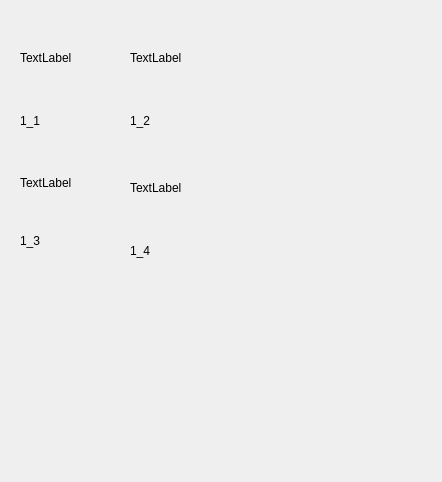
<?xml version="1.0" encoding="UTF-8"?>
<ui version="4.0">
 <class>page_1</class>
 <widget class="QWidget" name="page_1">
  <property name="geometry">
   <rect>
    <x>0</x>
    <y>0</y>
    <width>442</width>
    <height>482</height>
   </rect>
  </property>
  <property name="windowTitle">
   <string>Form</string>
  </property>
  <widget class="QWidget" name="bone1_1" native="true">
   <property name="geometry">
    <rect>
     <x>20</x>
     <y>10</y>
     <width>81</width>
     <height>121</height>
    </rect>
   </property>
   <layout class="QVBoxLayout" name="verticalLayout">
    <item>
     <widget class="QLabel" name="label">
      <property name="text">
       <string>TextLabel</string>
      </property>
     </widget>
    </item>
    <item>
     <widget class="QLabel" name="label_2">
      <property name="maximumSize">
       <size>
        <width>50</width>
        <height>20</height>
       </size>
      </property>
      <property name="text">
       <string>1_1</string>
      </property>
     </widget>
    </item>
   </layout>
  </widget>
  <widget class="QWidget" name="bone1_2" native="true">
   <property name="geometry">
    <rect>
     <x>130</x>
     <y>10</y>
     <width>81</width>
     <height>121</height>
    </rect>
   </property>
   <layout class="QVBoxLayout" name="verticalLayout_2">
    <item>
     <widget class="QLabel" name="label_3">
      <property name="text">
       <string>TextLabel</string>
      </property>
     </widget>
    </item>
    <item>
     <widget class="QLabel" name="label_4">
      <property name="maximumSize">
       <size>
        <width>50</width>
        <height>20</height>
       </size>
      </property>
      <property name="text">
       <string>1_2</string>
      </property>
     </widget>
    </item>
   </layout>
  </widget>
  <widget class="QWidget" name="bone1_3" native="true">
   <property name="geometry">
    <rect>
     <x>20</x>
     <y>140</y>
     <width>81</width>
     <height>111</height>
    </rect>
   </property>
   <layout class="QVBoxLayout" name="verticalLayout_3">
    <item>
     <widget class="QLabel" name="label_5">
      <property name="text">
       <string>TextLabel</string>
      </property>
     </widget>
    </item>
    <item>
     <widget class="QLabel" name="label_6">
      <property name="maximumSize">
       <size>
        <width>50</width>
        <height>20</height>
       </size>
      </property>
      <property name="text">
       <string>1_3</string>
      </property>
     </widget>
    </item>
   </layout>
  </widget>
  <widget class="QWidget" name="bone1_4" native="true">
   <property name="geometry">
    <rect>
     <x>130</x>
     <y>140</y>
     <width>81</width>
     <height>121</height>
    </rect>
   </property>
   <layout class="QVBoxLayout" name="verticalLayout_4">
    <item>
     <widget class="QLabel" name="label_7">
      <property name="text">
       <string>TextLabel</string>
      </property>
     </widget>
    </item>
    <item>
     <widget class="QLabel" name="label_8">
      <property name="maximumSize">
       <size>
        <width>50</width>
        <height>20</height>
       </size>
      </property>
      <property name="text">
       <string>1_4</string>
      </property>
     </widget>
    </item>
   </layout>
  </widget>
 </widget>
 <resources/>
 <connections/>
</ui>
